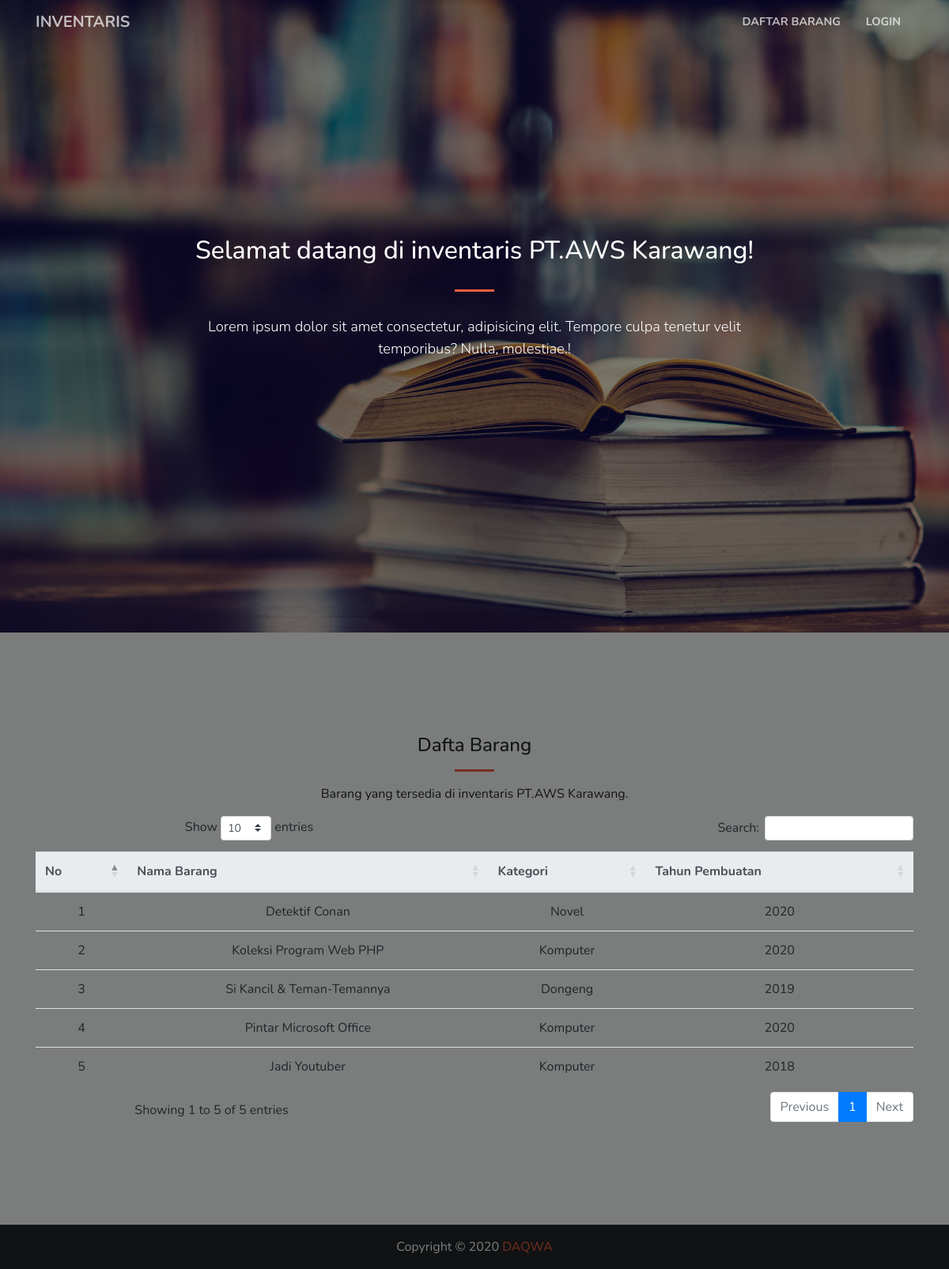
The page / on the database its author committed.
### tables this page shows
CREATE TABLE `barang` (
  `id` int(11) NOT NULL,
  `nama_barang` varchar(128) DEFAULT NULL,
  `id_merek` int(11) DEFAULT NULL,
  `tahun_pembuatan` char(4) DEFAULT NULL,
  `id_kategori` int(11) DEFAULT NULL,
  `tgl_input` date DEFAULT NULL
);

CREATE TABLE `kategori` (
  `id` int(11) NOT NULL,
  `nama_kategori` varchar(64) DEFAULT NULL,
  `keterangan` varchar(128) DEFAULT NULL
);

### app/core/Controller.php (called while the page is built, shortened)
<?php
abstract class Controller
{
    public function view($view, $data = [])
    {
        require_once '../app/views/' . $view . '.php';
    }
    public function model($model)
    {
        return new $model;
    }
}

### app/controllers/Home.php (called while the page is built)
<?php
class Home extends Controller {
    private $model;
    function __construct()
    {
        $this->model= $this->model('Barang_model');
    }
    public function index()
    {
        $data['nama_barang'] = 'Home';
        $data['barang'] = $this->model->getAllBarang();
        $data['page'] = 'home';
        $this->view('home/index', $data);
    }
}

### app/core/App.php (called while the page is built, shortened)
<?php
class App
{
    protected $method = 'index';
    protected $params = [];
    public function __construct()
    {
        $this->controller = new $this->controller;
        call_user_func_array([$this->controller, $this->method], $this->params);
    }
}

### public/index.php (called while the page is built, shortened)
<?php
$app = new App;

### app/core/Database.php (called while the page is built, shortened)
<?php
class Database
{
    private $host = DB_HOST;
    private $user = DB_USER;
    private $pass = DB_PASS;
    private $db_name = DB_NAME;
    private $dbh;
    private $stmt;
    public function __construct()
    {
        $dsn = 'mysql:host=' . $this->host . ';dbname=' . $this->db_name;
        $options = [
            PDO::ATTR_PERSISTENT => true,
            PDO::ATTR_ERRMODE => PDO::ERRMODE_EXCEPTION
        ];
        if ($this->dbh == null) {
            try {
                $this->dbh = new PDO($dsn, $this->user, $this->pass, $options);
            } catch (PDOException $e) {
                die($e->getMessage());
            }
        }
    }
    public function query($query)
    {
        $this->stmt = $this->dbh->prepare($query);
    }
    public function execute()
    {
        $this->stmt->execute();
    }
    public function resultSet()
    {
        $this->execute();
        return $this->stmt->fetchAll(PDO::FETCH_ASSOC);
    }
}

### app/models/Barang_model.php (called while the page is built, shortened)
<?php
class Barang_model
{
    private $db;
    public function __construct()
    {
        $this->db = new Database;
    }
    public function getAllBarang()
    {
        $this->db->query("SELECT barang.*, kategori.nama_kategori FROM barang
        JOIN kategori ON id_kategori = kategori.id");
        return $this->db->resultSet();
    }
}

### app/views/home/index.php (the view, shortened to what this page needs)
<!DOCTYPE html>
<html lang="en">
<head>
    <link href="<?= BASEURL ?>/css/bootstrap.min.css" rel="stylesheet" />
    <link href="<?= BASEURL ?>/css/custom-style.css" rel="stylesheet" />
    <link rel="stylesheet" href="https://cdn.jsdelivr.net/npm/bootstrap-select@1.13.17/dist/css/bootstrap-select.min.css">
    <link rel="stylesheet" href="https://cdn.datatables.net/1.10.21/css/dataTables.bootstrap4.min.css">
    <link rel="stylesheet" href="https://cdn.datatables.net/responsive/2.2.4/css/responsive.bootstrap4.min.css">
</head>
<body id="page-top">
    <nav class="navbar navbar-expand-lg navbar-light fixed-top" id="mainNav">
        <div class="container">
            <a class="navbar-brand js-scroll-trigger" href="">Inventaris</a>
            <div class="collapse navbar-collapse" id="navbarResponsive">
                <ul class="navbar-nav ml-auto">
                    <li class="nav-item">
                        <a href="#barang" class="nav-link js-scroll-trigger">Daftar Barang</a>
                    </li>
                    <li class="nav-item">
                        <a href="<?= BASEURL ?>/login" class="nav-link">Login</a>
                    </li>
                </ul>
            </div>
        </div>
    </nav>
    <header class="masthead text-center text-white d-flex">
        <div class="container my-auto">
            <div class="row">
                <div class="col-lg-10 mx-auto">
                    <h2>
                        Selamat datang di <?= APP_NAME ?>!
                    </h2>
                    <hr />
                </div>
                <div class="col-lg-8 mx-auto">
                    <p class="text-white mb-5">
                        Lorem ipsum dolor sit amet consectetur, adipisicing elit. Tempore culpa tenetur velit temporibus? Nulla, molestiae.!
                    </p>
                </div>
            </div>
        </div>
    </header>
    <section id="barang" class="bg-light text-center">
        <div class="container">
            <h4>Dafta Barang</h4>
            <p>Barang yang tersedia di <?= APP_NAME ?>.</p>
            <table id="daftar-barang" class="table dt-responsive nowrap" style="width: 100%;">
                <thead class="thead-light">
                    <tr>
                        <th>No</th>
                        <th>Nama Barang</th>
                        <th>Kategori</th>
                        <th>Tahun Pembuatan</th>
                    </tr>
                </thead>
                <tbody>
                    <?php $i = 1;
                    foreach ($data['barang'] as $b) : ?>
                        <tr>
                            <td><?= $i++ ?></td>
                            <td><?= $b['nama_barang'] ?></td>
                            <td><?= $b['nama_kategori'] ?></td>
                            <td><?= $b['tahun_pembuatan'] ?></td>
                        </tr>
                    <?php endforeach ?>
                </tbody>
            </table>
        </div>
    </section>
    <footer class="page-footer font-small bg-dark">
        <div class="footer-copyright text-center py-3 text-white">
            Copyright &copy; 2020<a href=""> DAQWA</a>
        </div>
    </footer>
</body>
</html>

### public/css/custom-style.css (style rules this page uses)
body, html { width: 100%; height: 100%; }
body { font-family: 'Nunito', sans-serif; }
hr { max-width: 50px; border-width: 3px; border-color: #F05F40; }
a { color: #F05F40; -webkit-transition: all 0.2s; -moz-transition: all 0.2s; transition: all 0.2s; text-decoration: none; }
.bg-dark { background-color: #212529 !important; }
section { padding: 8rem 0; }
#mainNav { border-bottom: 1px solid rgba(33, 37, 41, 0.1); background-color: #fff; -webkit-transition: all 0.2s; -moz-transition: all 0.2s; transition: all 0.2s; }
#mainNav .navbar-brand { font-weight: 700; text-transform: uppercase; color: #F05F40; }
#mainNav .navbar-nav>li.nav-item>a.nav-link, #mainNav .navbar-nav>li.nav-item>a.nav-link:focus { font-size: .9rem; font-weight: 700; text-transform: uppercase; color: #212529; }
@media (min-width: 992px) { #mainNav { border-color: transparent; background-color: transparent; } }
@media (min-width: 992px) { #mainNav .navbar-brand { color: rgba(255, 255, 255, 0.7); } }
@media (min-width: 992px) { #mainNav .navbar-nav>li.nav-item>a.nav-link { padding: 0.5rem 1rem; } }
@media (min-width: 992px) { #mainNav .navbar-nav>li.nav-item>a.nav-link, #mainNav .navbar-nav>li.nav-item>a.nav-link:focus { color: rgba(255, 255, 255, 0.7); } }
header.masthead { padding-top: 10rem; padding-bottom: calc(10rem - 56px); background-image: url("../img/header.jpg"); background-position: center center; -webkit-background-size: cover; -moz-background-size: cover; -o-background-size: cover; background-size: cover; width: 100%; height: 100%; }
header.masthead:before { content: ""; position: absolute; left: 0; right: 0; top: 0; bottom: 0; background: rgba(0, 0, 0, .5); }
header.masthead hr { margin-top: 30px; margin-bottom: 30px; }
header.masthead p { font-weight: 300; }
@media (min-width: 768px) { header.masthead p { font-size: 1.15rem; } }
@media (min-width: 992px) { header.masthead { height: 100vh; min-height: 650px; padding-top: 0; padding-bottom: 0; } }

### rows shown on the page
barang: nama_barang "Detektif Conan", id_kategori.nama_kategori "Novel", tahun_pembuatan "2020"
barang: nama_barang "Koleksi Program Web PHP", id_kategori.nama_kategori "Komputer", tahun_pembuatan "2020"
barang: nama_barang "Si Kancil & Teman-Temannya", id_kategori.nama_kategori "Dongeng", tahun_pembuatan "2019"
barang: nama_barang "Pintar Microsoft Office", id_kategori.nama_kategori "Komputer", tahun_pembuatan "2020"
barang: nama_barang "Jadi Youtuber", id_kategori.nama_kategori "Komputer", tahun_pembuatan "2018"

### other values the page prints
APP_NAME "inventaris PT.AWS Karawang"
